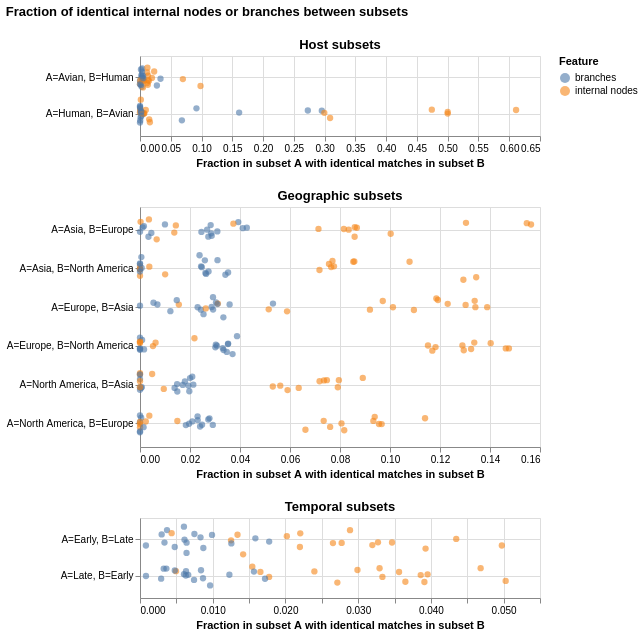

This figure's notebook cell:
### Markdown cell above
## Swarm plots of overlap fractions by subset pair

### Code cell
# Melt so frac_a_shared and frac_b_shared become rows
melted = overlap_df.melt(
    id_vars=['subset_type', 'segment', 'subtype', 'subset_a', 'subset_b', 'feature'],
    value_vars=['frac_a_shared', 'frac_b_shared'],
    var_name='direction',
    value_name='fraction_shared',
)
melted['label'] = melted.apply(
    lambda r: f"A={r['subset_a']}, B={r['subset_b']}"
    if r['direction'] == 'frac_a_shared'
    else f"A={r['subset_b']}, B={r['subset_a']}",
    axis=1,
)

charts = []
for subset_type in overlap_df['subset_type'].unique():
    sub = melted[melted['subset_type'] == subset_type]

    chart = (
        alt.Chart(sub, title=f'{subset_type} subsets')
        .mark_circle(size=40, opacity=0.6)
        .encode(
            x=alt.X('fraction_shared:Q', title='Fraction in subset A with identical matches in subset B'),
            y=alt.Y('label:N', title=None, axis=alt.Axis(grid=True)),
            color=alt.Color('feature:N', title='Feature'),
            tooltip=[
                alt.Tooltip('segment:N'),
                alt.Tooltip('subtype:N'),
                alt.Tooltip('feature:N'),
                alt.Tooltip('fraction_shared:Q', format='.4f'),
                alt.Tooltip('label:N', title='comparison'),
            ],
            yOffset='jitter:Q',
        )
        .transform_calculate(jitter='sqrt(-2*log(random()))*cos(2*PI*random())')
        .properties(width=400, height=40 * sub['label'].nunique())
    )
    charts.append(chart)

swarm_chart = alt.vconcat(
    *charts,
    title=alt.TitleParams(
        text='Fraction of identical internal nodes or branches between subsets',
        offset=20,
    ),
).resolve_scale(color='shared')

swarm_chart.save('../results/figures/subset_pcp_overlap_swarm.png', ppi=300)
swarm_chart

### Figure 1 — Vega-Lite specification as saved in the notebook (floating-point values rounded to 4 significant figures; data arrays with more than 128 entries replaced by an {"elided": "..."} marker saying what was removed)
{"config": {"view": {"continuousWidth": 300, "continuousHeight": 300}}, "vconcat": [{"data": {"name": "data-17ba1f5417e531232cea80fd39d34f0f"}, "mark": {"type": "circle", "opacity": 0.6, "size": 40}, "encoding": {"color": {"field": "feature", "title": "Feature", "type": "nominal"}, "tooltip": [{"field": "segment", "type": "nominal"}, {"field": "subtype", "type": "nominal"}, {"field": "feature", "type": "nominal"}, {"field": "fraction_shared", "format": ".4f", "type": "quantitative"}, {"field": "label", "title": "comparison", "type": "nominal"}], "x": {"field": "fraction_shared", "title": "Fraction in subset A with identical matches in subset B", "type": "quantitative"}, "y": {"axis": {"grid": true}, "field": "label", "title": null, "type": "nominal"}, "yOffset": {"field": "jitter", "type": "quantitative"}}, "height": 80, "title": "Host subsets", "transform": [{"calculate": "sqrt(-2*log(random()))*cos(2*PI*random())", "as": "jitter"}], "width": 400}, {"data": {"name": "data-fd551b4482b4e8acd388629b7cc9372b"}, "mark": {"type": "circle", "opacity": 0.6, "size": 40}, "encoding": {"color": {"field": "feature", "title": "Feature", "type": "nominal"}, "tooltip": [{"field": "segment", "type": "nominal"}, {"field": "subtype", "type": "nominal"}, {"field": "feature", "type": "nominal"}, {"field": "fraction_shared", "format": ".4f", "type": "quantitative"}, {"field": "label", "title": "comparison", "type": "nominal"}], "x": {"field": "fraction_shared", "title": "Fraction in subset A with identical matches in subset B", "type": "quantitative"}, "y": {"axis": {"grid": true}, "field": "label", "title": null, "type": "nominal"}, "yOffset": {"field": "jitter", "type": "quantitative"}}, "height": 240, "title": "Geographic subsets", "transform": [{"calculate": "sqrt(-2*log(random()))*cos(2*PI*random())", "as": "jitter"}], "width": 400}, {"data": {"name": "data-25f6120082dac214aadf8d64076bc9c3"}, "mark": {"type": "circle", "opacity": 0.6, "size": 40}, "encoding": {"color": {"field": "feature", "title": "Feature", "type": "nominal"}, "tooltip": [{"field": "segment", "type": "nominal"}, {"field": "subtype", "type": "nominal"}, {"field": "feature", "type": "nominal"}, {"field": "fraction_shared", "format": ".4f", "type": "quantitative"}, {"field": "label", "title": "comparison", "type": "nominal"}], "x": {"field": "fraction_shared", "title": "Fraction in subset A with identical matches in subset B", "type": "quantitative"}, "y": {"axis": {"grid": true}, "field": "label", "title": null, "type": "nominal"}, "yOffset": {"field": "jitter", "type": "quantitative"}}, "height": 80, "title": "Temporal subsets", "transform": [{"calculate": "sqrt(-2*log(random()))*cos(2*PI*random())", "as": "jitter"}], "width": 400}], "resolve": {"scale": {"color": "shared"}}, "title": {"text": "Fraction of identical internal nodes or branches between subsets", "offset": 20}, "$schema": "https://vega.github.io/schema/vega-lite/v6.1.0.json", "datasets": {"data-17ba1f5417e531232cea80fd39d34f0f": [{"subset_type": "Host", "segment": "PB2", "subtype": "all", "subset_a": "Human", "subset_b": "Avian", "feature": "internal nodes", "direction": "frac_a_shared", "fraction_shared": 0.005313, "label": "A=Human, B=Avian"}, {"subset_type": "Host", "segment": "PB2", "subtype": "all", "subset_a": "Human", "subset_b": "Avian", "feature": "branches", "direction": "frac_a_shared", "fraction_shared": 0.001036, "label": "A=Human, B=Avian"}, {"subset_type": "Host", "segment": "PB1", "subtype": "all", "subset_a": "Human", "subset_b": "Avian", "feature": "internal nodes", "direction": "frac_a_shared", "fraction_shared": 0.007008, "label": "A=Human, B=Avian"}, {"subset_type": "Host", "segment": "PB1", "subtype": "all", "subset_a": "Human", "subset_b": "Avian", "feature": "branches", "direction": "frac_a_shared", "fraction_shared": 0.001302, "label": "A=Human, B=Avian"}, {"subset_type": "Host", "segment": "PA", "subtype": "all", "subset_a": "Human", "subset_b": "Avian", "feature": "internal nodes", "direction": "frac_a_shared", "fraction_shared": 0.006205, "label": "A=Human, B=Avian"}, {"subset_type": "Host", "segment": "PA", "subtype": "all", "subset_a": "Human", "subset_b": "Avian", "feature": "branches", "direction": "frac_a_shared", "fraction_shared": 0.00095, "label": "A=Human, B=Avian"}, {"subset_type": "Host", "segment": "HA", "subtype": "H1", "subset_a": "Human", "subset_b": "Avian", "feature": "internal nodes", "direction": "frac_a_shared", "fraction_shared": 0.0002695, "label": "A=Human, B=Avian"}, {"subset_type": "Host", "segment": "HA", "subtype": "H1", "subset_a": "Human", "subset_b": "Avian", "feature": "branches", "direction": "frac_a_shared", "fraction_shared": 2.478e-05, "label": "A=Human, B=Avian"}, {"subset_type": "Host", "segment": "HA", "subtype": "H3", "subset_a": "Human", "subset_b": "Avian", "feature": "internal nodes", "direction": "frac_a_shared", "fraction_shared": 0.0, "label": "A=Human, B=Avian"}, {"subset_type": "Host", "segment": "HA", "subtype": "H3", "subset_a": "Human", "subset_b": "Avian", "feature": "branches", "direction": "frac_a_shared", "fraction_shared": 0.0, "label": "A=Human, B=Avian"}, {"subset_type": "Host", "segment": "HA", "subtype": "H5", "subset_a": "Human", "subset_b": "Avian", "feature": "internal nodes", "direction": "frac_a_shared", "fraction_shared": 0.4742, "label": "A=Human, B=Avian"}, {"subset_type": "Host", "segment": "HA", "subtype": "H5", "subset_a": "Human", "subset_b": "Avian", "feature": "branches", "direction": "frac_a_shared", "fraction_shared": 0.1611, "label": "A=Human, B=Avian"}, {"subset_type": "Host", "segment": "HA", "subtype": "H7", "subset_a": "Human", "subset_b": "Avian", "feature": "internal nodes", "direction": "frac_a_shared", "fraction_shared": 0.3089, "label": "A=Human, B=Avian"}, {"subset_type": "Host", "segment": "HA", "subtype": "H7", "subset_a": "Human", "subset_b": "Avian", "feature": "branches", "direction": "frac_a_shared", "fraction_shared": 0.09173, "label": "A=Human, B=Avian"}, {"subset_type": "Host", "segment": "HA", "subtype": "H9", "subset_a": "Human", "subset_b": "Avian", "feature": "internal nodes", "direction": "frac_a_shared", "fraction_shared": 0.6111, "label": "A=Human, B=Avian"}, {"subset_type": "Host", "segment": "HA", "subtype": "H9", "subset_a": "Human", "subset_b": "Avian", "feature": "branches", "direction": "frac_a_shared", "fraction_shared": 0.2955, "label": "A=Human, B=Avian"}, {"subset_type": "Host", "segment": "NP", "subtype": "all", "subset_a": "Human", "subset_b": "Avian", "feature": "internal nodes", "direction": "frac_a_shared", "fraction_shared": 0.009382, "label": "A=Human, B=Avian"}, {"subset_type": "Host", "segment": "NP", "subtype": "all", "subset_a": "Human", "subset_b": "Avian", "feature": "branches", "direction": "frac_a_shared", "fraction_shared": 0.001354, "label": "A=Human, B=Avian"}, {"subset_type": "Host", "segment": "NA", "subtype": "N1", "subset_a": "Human", "subset_b": "Avian", "feature": "internal nodes", "direction": "frac_a_shared", "fraction_shared": 0.003971, "label": "A=Human, B=Avian"}, {"subset_type": "Host", "segment": "NA", "subtype": "N1", "subset_a": "Human", "subset_b": "Avian", "feature": "branches", "direction": "frac_a_shared", "fraction_shared": 0.0003846, "label": "A=Human, B=Avian"}, {"subset_type": "Host", "segment": "NA", "subtype": "N2", "subset_a": "Human", "subset_b": "Avian", "feature": "internal nodes", "direction": "frac_a_shared", "fraction_shared": 0.001355, "label": "A=Human, B=Avian"}, {"subset_type": "Host", "segment": "NA", "subtype": "N2", "subset_a": "Human", "subset_b": "Avian", "feature": "branches", "direction": "frac_a_shared", "fraction_shared": 0.0002747, "label": "A=Human, B=Avian"}, {"subset_type": "Host", "segment": "NA", "subtype": "N6", "subset_a": "Human", "subset_b": "Avian", "feature": "internal nodes", "direction": "frac_a_shared", "fraction_shared": 0.5, "label": "A=Human, B=Avian"}, {"subset_type": "Host", "segment": "NA", "subtype": "N6", "subset_a": "Human", "subset_b": "Avian", "feature": "branches", "direction": "frac_a_shared", "fraction_shared": 0.2727, "label": "A=Human, B=Avian"}, {"subset_type": "Host", "segment": "NA", "subtype": "N8", "subset_a": "Human", "subset_b": "Avian", "feature": "internal nodes", "direction": "frac_a_shared", "fraction_shared": 0.5, "label": "A=Human, B=Avian"}, {"subset_type": "Host", "segment": "NA", "subtype": "N8", "subset_a": "Human", "subset_b": "Avian", "feature": "branches", "direction": "frac_a_shared", "fraction_shared": 0.0, "label": "A=Human, B=Avian"}, {"subset_type": "Host", "segment": "NA", "subtype": "N9", "subset_a": "Human", "subset_b": "Avian", "feature": "internal nodes", "direction": "frac_a_shared", "fraction_shared": 0.2995, "label": "A=Human, B=Avian"}, {"subset_type": "Host", "segment": "NA", "subtype": "N9", "subset_a": "Human", "subset_b": "Avian", "feature": "branches", "direction": "frac_a_shared", "fraction_shared": 0.06807, "label": "A=Human, B=Avian"}, {"subset_type": "Host", "segment": "MP", "subtype": "all", "subset_a": "Human", "subset_b": "Avian", "feature": "internal nodes", "direction": "frac_a_shared", "fraction_shared": 0.01498, "label": "A=Human, B=Avian"}, {"subset_type": "Host", "segment": "MP", "subtype": "all", "subset_a": "Human", "subset_b": "Avian", "feature": "branches", "direction": "frac_a_shared", "fraction_shared": 0.002248, "label": "A=Human, B=Avian"}, {"subset_type": "Host", "segment": "NS", "subtype": "all", "subset_a": "Human", "subset_b": "Avian", "feature": "internal nodes", "direction": "frac_a_shared", "fraction_shared": 0.01606, "label": "A=Human, B=Avian"}, {"subset_type": "Host", "segment": "NS", "subtype": "all", "subset_a": "Human", "subset_b": "Avian", "feature": "branches", "direction": "frac_a_shared", "fraction_shared": 0.002235, "label": "A=Human, B=Avian"}, {"subset_type": "Host", "segment": "PB2", "subtype": "all", "subset_a": "Human", "subset_b": "Avian", "feature": "internal nodes", "direction": "frac_b_shared", "fraction_shared": 0.0116, "label": "A=Avian, B=Human"}, {"subset_type": "Host", "segment": "PB2", "subtype": "all", "subset_a": "Human", "subset_b": "Avian", "feature": "branches", "direction": "frac_b_shared", "fraction_shared": 0.003854, "label": "A=Avian, B=Human"}, {"subset_type": "Host", "segment": "PB1", "subtype": "all", "subset_a": "Human", "subset_b": "Avian", "feature": "internal nodes", "direction": "frac_b_shared", "fraction_shared": 0.01171, "label": "A=Avian, B=Human"}, {"subset_type": "Host", "segment": "PB1", "subtype": "all", "subset_a": "Human", "subset_b": "Avian", "feature": "branches", "direction": "frac_b_shared", "fraction_shared": 0.003658, "label": "A=Avian, B=Human"}, {"subset_type": "Host", "segment": "PA", "subtype": "all", "subset_a": "Human", "subset_b": "Avian", "feature": "internal nodes", "direction": "frac_b_shared", "fraction_shared": 0.01268, "label": "A=Avian, B=Human"}, {"subset_type": "Host", "segment": "PA", "subtype": "all", "subset_a": "Human", "subset_b": "Avian", "feature": "branches", "direction": "frac_b_shared", "fraction_shared": 0.003379, "label": "A=Avian, B=Human"}, {"subset_type": "Host", "segment": "HA", "subtype": "H1", "subset_a": "Human", "subset_b": "Avian", "feature": "internal nodes", "direction": "frac_b_shared", "fraction_shared": 0.01302, "label": "A=Avian, B=Human"}, {"subset_type": "Host", "segment": "HA", "subtype": "H1", "subset_a": "Human", "subset_b": "Avian", "feature": "branches", "direction": "frac_b_shared", "fraction_shared": 0.002558, "label": "A=Avian, B=Human"}, {"subset_type": "Host", "segment": "HA", "subtype": "H3", "subset_a": "Human", "subset_b": "Avian", "feature": "internal nodes", "direction": "frac_b_shared", "fraction_shared": 0.0, "label": "A=Avian, B=Human"}, {"subset_type": "Host", "segment": "HA", "subtype": "H3", "subset_a": "Human", "subset_b": "Avian", "feature": "branches", "direction": "frac_b_shared", "fraction_shared": 0.0, "label": "A=Avian, B=Human"}, {"subset_type": "Host", "segment": "HA", "subtype": "H5", "subset_a": "Human", "subset_b": "Avian", "feature": "internal nodes", "direction": "frac_b_shared", "fraction_shared": 0.01206, "label": "A=Avian, B=Human"}, {"subset_type": "Host", "segment": "HA", "subtype": "H5", "subset_a": "Human", "subset_b": "Avian", "feature": "branches", "direction": "frac_b_shared", "fraction_shared": 0.002652, "label": "A=Avian, B=Human"}, {"subset_type": "Host", "segment": "HA", "subtype": "H7", "subset_a": "Human", "subset_b": "Avian", "feature": "internal nodes", "direction": "frac_b_shared", "fraction_shared": 0.06969, "label": "A=Avian, B=Human"}, {"subset_type": "Host", "segment": "HA", "subtype": "H7", "subset_a": "Human", "subset_b": "Avian", "feature": "branches", "direction": "frac_b_shared", "fraction_shared": 0.02744, "label": "A=Avian, B=Human"}, {"subset_type": "Host", "segment": "HA", "subtype": "H9", "subset_a": "Human", "subset_b": "Avian", "feature": "internal nodes", "direction": "frac_b_shared", "fraction_shared": 0.004861, "label": "A=Avian, B=Human"}, {"subset_type": "Host", "segment": "HA", "subtype": "H9", "subset_a": "Human", "subset_b": "Avian", "feature": "branches", "direction": "frac_b_shared", "fraction_shared": 0.001615, "label": "A=Avian, B=Human"}, {"subset_type": "Host", "segment": "NP", "subtype": "all", "subset_a": "Human", "subset_b": "Avian", "feature": "internal nodes", "direction": "frac_b_shared", "fraction_shared": 0.01465, "label": "A=Avian, B=Human"}, {"subset_type": "Host", "segment": "NP", "subtype": "all", "subset_a": "Human", "subset_b": "Avian", "feature": "branches", "direction": "frac_b_shared", "fraction_shared": 0.0037, "label": "A=Avian, B=Human"}, {"subset_type": "Host", "segment": "NA", "subtype": "N1", "subset_a": "Human", "subset_b": "Avian", "feature": "internal nodes", "direction": "frac_b_shared", "fraction_shared": 0.01296, "label": "A=Avian, B=Human"}, {"subset_type": "Host", "segment": "NA", "subtype": "N1", "subset_a": "Human", "subset_b": "Avian", "feature": "branches", "direction": "frac_b_shared", "fraction_shared": 0.001733, "label": "A=Avian, B=Human"}, {"subset_type": "Host", "segment": "NA", "subtype": "N2", "subset_a": "Human", "subset_b": "Avian", "feature": "internal nodes", "direction": "frac_b_shared", "fraction_shared": 0.005733, "label": "A=Avian, B=Human"}, {"subset_type": "Host", "segment": "NA", "subtype": "N2", "subset_a": "Human", "subset_b": "Avian", "feature": "branches", "direction": "frac_b_shared", "fraction_shared": 0.002532, "label": "A=Avian, B=Human"}, {"subset_type": "Host", "segment": "NA", "subtype": "N6", "subset_a": "Human", "subset_b": "Avian", "feature": "internal nodes", "direction": "frac_b_shared", "fraction_shared": 0.006433, "label": "A=Avian, B=Human"}, {"subset_type": "Host", "segment": "NA", "subtype": "N6", "subset_a": "Human", "subset_b": "Avian", "feature": "branches", "direction": "frac_b_shared", "fraction_shared": 0.002778, "label": "A=Avian, B=Human"}, {"subset_type": "Host", "segment": "NA", "subtype": "N8", "subset_a": "Human", "subset_b": "Avian", "feature": "internal nodes", "direction": "frac_b_shared", "fraction_shared": 0.0005724, "label": "A=Avian, B=Human"}, {"subset_type": "Host", "segment": "NA", "subtype": "N8", "subset_a": "Human", "subset_b": "Avian", "feature": "branches", "direction": "frac_b_shared", "fraction_shared": 0.0, "label": "A=Avian, B=Human"}, {"subset_type": "Host", "segment": "NA", "subtype": "N9", "subset_a": "Human", "subset_b": "Avian", "feature": "internal nodes", "direction": "frac_b_shared", "fraction_shared": 0.09834, "label": "A=Avian, B=Human"}, {"subset_type": "Host", "segment": "NA", "subtype": "N9", "subset_a": "Human", "subset_b": "Avian", "feature": "branches", "direction": "frac_b_shared", "fraction_shared": 0.03333, "label": "A=Avian, B=Human"}, {"subset_type": "Host", "segment": "MP", "subtype": "all", "subset_a": "Human", "subset_b": "Avian", "feature": "internal nodes", "direction": "frac_b_shared", "fraction_shared": 0.01943, "label": "A=Avian, B=Human"}, {"subset_type": "Host", "segment": "MP", "subtype": "all", "subset_a": "Human", "subset_b": "Avian", "feature": "branches", "direction": "frac_b_shared", "fraction_shared": 0.004992, "label": "A=Avian, B=Human"}, {"subset_type": "Host", "segment": "NS", "subtype": "all", "subset_a": "Human", "subset_b": "Avian", "feature": "internal nodes", "direction": "frac_b_shared", "fraction_shared": 0.02302, "label": "A=Avian, B=Human"}, {"subset_type": "Host", "segment": "NS", "subtype": "all", "subset_a": "Human", "subset_b": "Avian", "feature": "branches", "direction": "frac_b_shared", "fraction_shared": 0.005262, "label": "A=Avian, B=Human"}], "data-fd551b4482b4e8acd388629b7cc9372b": {"elided": "192 records"}, "data-25f6120082dac214aadf8d64076bc9c3": [{"subset_type": "Temporal", "segment": "PB2", "subtype": "all", "subset_a": "Early", "subset_b": "Late", "feature": "internal nodes", "direction": "frac_a_shared", "fraction_shared": 0.01341, "label": "A=Early, B=Late"}, {"subset_type": "Temporal", "segment": "PB2", "subtype": "all", "subset_a": "Early", "subset_b": "Late", "feature": "branches", "direction": "frac_a_shared", "fraction_shared": 0.003367, "label": "A=Early, B=Late"}, {"subset_type": "Temporal", "segment": "PB1", "subtype": "all", "subset_a": "Early", "subset_b": "Late", "feature": "internal nodes", "direction": "frac_a_shared", "fraction_shared": 0.01252, "label": "A=Early, B=Late"}, {"subset_type": "Temporal", "segment": "PB1", "subtype": "all", "subset_a": "Early", "subset_b": "Late", "feature": "branches", "direction": "frac_a_shared", "fraction_shared": 0.002979, "label": "A=Early, B=Late"}, {"subset_type": "Temporal", "segment": "PA", "subtype": "all", "subset_a": "Early", "subset_b": "Late", "feature": "internal nodes", "direction": "frac_a_shared", "fraction_shared": 0.01418, "label": "A=Early, B=Late"}, {"subset_type": "Temporal", "segment": "PA", "subtype": "all", "subset_a": "Early", "subset_b": "Late", "feature": "branches", "direction": "frac_a_shared", "fraction_shared": 0.003714, "label": "A=Early, B=Late"}, {"subset_type": "Temporal", "segment": "HA", "subtype": "H1", "subset_a": "Early", "subset_b": "Late", "feature": "internal nodes", "direction": "frac_a_shared", "fraction_shared": 0.02204, "label": "A=Early, B=Late"}, {"subset_type": "Temporal", "segment": "HA", "subtype": "H1", "subset_a": "Early", "subset_b": "Late", "feature": "branches", "direction": "frac_a_shared", "fraction_shared": 0.006404, "label": "A=Early, B=Late"}, {"subset_type": "Temporal", "segment": "HA", "subtype": "H3", "subset_a": "Early", "subset_b": "Late", "feature": "internal nodes", "direction": "frac_a_shared", "fraction_shared": 0.004349, "label": "A=Early, B=Late"}, {"subset_type": "Temporal", "segment": "HA", "subtype": "H3", "subset_a": "Early", "subset_b": "Late", "feature": "branches", "direction": "frac_a_shared", "fraction_shared": 0.0008141, "label": "A=Early, B=Late"}, {"subset_type": "Temporal", "segment": "HA", "subtype": "H5", "subset_a": "Early", "subset_b": "Late", "feature": "internal nodes", "direction": "frac_a_shared", "fraction_shared": 0.02773, "label": "A=Early, B=Late"}, {"subset_type": "Temporal", "segment": "HA", "subtype": "H5", "subset_a": "Early", "subset_b": "Late", "feature": "branches", "direction": "frac_a_shared", "fraction_shared": 0.009901, "label": "A=Early, B=Late"}, {"subset_type": "Temporal", "segment": "HA", "subtype": "H7", "subset_a": "Early", "subset_b": "Late", "feature": "internal nodes", "direction": "frac_a_shared", "fraction_shared": 0.03195, "label": "A=Early, B=Late"}, {"subset_type": "Temporal", "segment": "HA", "subtype": "H7", "subset_a": "Early", "subset_b": "Late", "feature": "branches", "direction": "frac_a_shared", "fraction_shared": 0.008321, "label": "A=Early, B=Late"}, {"subset_type": "Temporal", "segment": "HA", "subtype": "H9", "subset_a": "Early", "subset_b": "Late", "feature": "internal nodes", "direction": "frac_a_shared", "fraction_shared": 0.03927, "label": "A=Early, B=Late"}, {"subset_type": "Temporal", "segment": "HA", "subtype": "H9", "subset_a": "Early", "subset_b": "Late", "feature": "branches", "direction": "frac_a_shared", "fraction_shared": 0.01256, "label": "A=Early, B=Late"}, {"subset_type": "Temporal", "segment": "NP", "subtype": "all", "subset_a": "Early", "subset_b": "Late", "feature": "internal nodes", "direction": "frac_a_shared", "fraction_shared": 0.02199, "label": "A=Early, B=Late"}, {"subset_type": "Temporal", "segment": "NP", "subtype": "all", "subset_a": "Early", "subset_b": "Late", "feature": "branches", "direction": "frac_a_shared", "fraction_shared": 0.006039, "label": "A=Early, B=Late"}, {"subset_type": "Temporal", "segment": "NA", "subtype": "N1", "subset_a": "Early", "subset_b": "Late", "feature": "internal nodes", "direction": "frac_a_shared", "fraction_shared": 0.03272, "label": "A=Early, B=Late"}, {"subset_type": "Temporal", "segment": "NA", "subtype": "N1", "subset_a": "Early", "subset_b": "Late", "feature": "branches", "direction": "frac_a_shared", "fraction_shared": 0.008707, "label": "A=Early, B=Late"}, {"subset_type": "Temporal", "segment": "NA", "subtype": "N2", "subset_a": "Early", "subset_b": "Late", "feature": "internal nodes", "direction": "frac_a_shared", "fraction_shared": 0.02019, "label": "A=Early, B=Late"}, {"subset_type": "Temporal", "segment": "NA", "subtype": "N2", "subset_a": "Early", "subset_b": "Late", "feature": "branches", "direction": "frac_a_shared", "fraction_shared": 0.004774, "label": "A=Early, B=Late"}, {"subset_type": "Temporal", "segment": "NA", "subtype": "N6", "subset_a": "Early", "subset_b": "Late", "feature": "internal nodes", "direction": "frac_a_shared", "fraction_shared": 0.04975, "label": "A=Early, B=Late"}, {"subset_type": "Temporal", "segment": "NA", "subtype": "N6", "subset_a": "Early", "subset_b": "Late", "feature": "branches", "direction": "frac_a_shared", "fraction_shared": 0.01586, "label": "A=Early, B=Late"}, {"subset_type": "Temporal", "segment": "NA", "subtype": "N8", "subset_a": "Early", "subset_b": "Late", "feature": "internal nodes", "direction": "frac_a_shared", "fraction_shared": 0.04348, "label": "A=Early, B=Late"}, {"subset_type": "Temporal", "segment": "NA", "subtype": "N8", "subset_a": "Early", "subset_b": "Late", "feature": "branches", "direction": "frac_a_shared", "fraction_shared": 0.01776, "label": "A=Early, B=Late"}, {"subset_type": "Temporal", "segment": "NA", "subtype": "N9", "subset_a": "Early", "subset_b": "Late", "feature": "internal nodes", "direction": "frac_a_shared", "fraction_shared": 0.03465, "label": "A=Early, B=Late"}, {"subset_type": "Temporal", "segment": "NA", "subtype": "N9", "subset_a": "Early", "subset_b": "Late", "feature": "branches", "direction": "frac_a_shared", "fraction_shared": 0.007479, "label": "A=Early, B=Late"}, {"subset_type": "Temporal", "segment": "MP", "subtype": "all", "subset_a": "Early", "subset_b": "Late", "feature": "internal nodes", "direction": "frac_a_shared", "fraction_shared": 0.02888, "label": "A=Early, B=Late"}, {"subset_type": "Temporal", "segment": "MP", "subtype": "all", "subset_a": "Early", "subset_b": "Late", "feature": "branches", "direction": "frac_a_shared", "fraction_shared": 0.006396, "label": "A=Early, B=Late"}, {"subset_type": "Temporal", "segment": "NS", "subtype": "all", "subset_a": "Early", "subset_b": "Late", "feature": "internal nodes", "direction": "frac_a_shared", "fraction_shared": 0.02653, "label": "A=Early, B=Late"}, {"subset_type": "Temporal", "segment": "NS", "subtype": "all", "subset_a": "Early", "subset_b": "Late", "feature": "branches", "direction": "frac_a_shared", "fraction_shared": 0.00612, "label": "A=Early, B=Late"}, {"subset_type": "Temporal", "segment": "PB2", "subtype": "all", "subset_a": "Early", "subset_b": "Late", "feature": "internal nodes", "direction": "frac_b_shared", "fraction_shared": 0.01656, "label": "A=Late, B=Early"}, {"subset_type": "Temporal", "segment": "PB2", "subtype": "all", "subset_a": "Early", "subset_b": "Late", "feature": "branches", "direction": "frac_b_shared", "fraction_shared": 0.003261, "label": "A=Late, B=Early"}, {"subset_type": "Temporal", "segment": "PB1", "subtype": "all", "subset_a": "Early", "subset_b": "Late", "feature": "internal nodes", "direction": "frac_b_shared", "fraction_shared": 0.01545, "label": "A=Late, B=Early"}, {"subset_type": "Temporal", "segment": "PB1", "subtype": "all", "subset_a": "Early", "subset_b": "Late", "feature": "branches", "direction": "frac_b_shared", "fraction_shared": 0.002909, "label": "A=Late, B=Early"}, {"subset_type": "Temporal", "segment": "PA", "subtype": "all", "subset_a": "Early", "subset_b": "Late", "feature": "internal nodes", "direction": "frac_b_shared", "fraction_shared": 0.01775, "label": "A=Late, B=Early"}, {"subset_type": "Temporal", "segment": "PA", "subtype": "all", "subset_a": "Early", "subset_b": "Late", "feature": "branches", "direction": "frac_b_shared", "fraction_shared": 0.003629, "label": "A=Late, B=Early"}, {"subset_type": "Temporal", "segment": "HA", "subtype": "H1", "subset_a": "Early", "subset_b": "Late", "feature": "internal nodes", "direction": "frac_b_shared", "fraction_shared": 0.02714, "label": "A=Late, B=Early"}, {"subset_type": "Temporal", "segment": "HA", "subtype": "H1", "subset_a": "Early", "subset_b": "Late", "feature": "branches", "direction": "frac_b_shared", "fraction_shared": 0.006329, "label": "A=Late, B=Early"}, {"subset_type": "Temporal", "segment": "HA", "subtype": "H3", "subset_a": "Early", "subset_b": "Late", "feature": "internal nodes", "direction": "frac_b_shared", "fraction_shared": 0.004947, "label": "A=Late, B=Early"}, {"subset_type": "Temporal", "segment": "HA", "subtype": "H3", "subset_a": "Early", "subset_b": "Late", "feature": "branches", "direction": "frac_b_shared", "fraction_shared": 0.0008212, "label": "A=Late, B=Early"}, {"subset_type": "Temporal", "segment": "HA", "subtype": "H5", "subset_a": "Early", "subset_b": "Late", "feature": "internal nodes", "direction": "frac_b_shared", "fraction_shared": 0.03562, "label": "A=Late, B=Early"}, {"subset_type": "Temporal", "segment": "HA", "subtype": "H5", "subset_a": "Early", "subset_b": "Late", "feature": "branches", "direction": "frac_b_shared", "fraction_shared": 0.009642, "label": "A=Late, B=Early"}, {"subset_type": "Temporal", "segment": "HA", "subtype": "H7", "subset_a": "Early", "subset_b": "Late", "feature": "internal nodes", "direction": "frac_b_shared", "fraction_shared": 0.03333, "label": "A=Late, B=Early"}, {"subset_type": "Temporal", "segment": "HA", "subtype": "H7", "subset_a": "Early", "subset_b": "Late", "feature": "branches", "direction": "frac_b_shared", "fraction_shared": 0.008391, "label": "A=Late, B=Early"}, {"subset_type": "Temporal", "segment": "HA", "subtype": "H9", "subset_a": "Early", "subset_b": "Late", "feature": "internal nodes", "direction": "frac_b_shared", "fraction_shared": 0.0386, "label": "A=Late, B=Early"}, {"subset_type": "Temporal", "segment": "HA", "subtype": "H9", "subset_a": "Early", "subset_b": "Late", "feature": "branches", "direction": "frac_b_shared", "fraction_shared": 0.01229, "label": "A=Late, B=Early"}, {"subset_type": "Temporal", "segment": "NP", "subtype": "all", "subset_a": "Early", "subset_b": "Late", "feature": "internal nodes", "direction": "frac_b_shared", "fraction_shared": 0.0299, "label": "A=Late, B=Early"}, {"subset_type": "Temporal", "segment": "NP", "subtype": "all", "subset_a": "Early", "subset_b": "Late", "feature": "branches", "direction": "frac_b_shared", "fraction_shared": 0.006052, "label": "A=Late, B=Early"}, {"subset_type": "Temporal", "segment": "NA", "subtype": "N1", "subset_a": "Early", "subset_b": "Late", "feature": "internal nodes", "direction": "frac_b_shared", "fraction_shared": 0.03954, "label": "A=Late, B=Early"}, {"subset_type": "Temporal", "segment": "NA", "subtype": "N1", "subset_a": "Early", "subset_b": "Late", "feature": "branches", "direction": "frac_b_shared", "fraction_shared": 0.008663, "label": "A=Late, B=Early"}, {"subset_type": "Temporal", "segment": "NA", "subtype": "N2", "subset_a": "Early", "subset_b": "Late", "feature": "internal nodes", "direction": "frac_b_shared", "fraction_shared": 0.02398, "label": "A=Late, B=Early"}, {"subset_type": "Temporal", "segment": "NA", "subtype": "N2", "subset_a": "Early", "subset_b": "Late", "feature": "branches", "direction": "frac_b_shared", "fraction_shared": 0.004781, "label": "A=Late, B=Early"}, {"subset_type": "Temporal", "segment": "NA", "subtype": "N6", "subset_a": "Early", "subset_b": "Late", "feature": "internal nodes", "direction": "frac_b_shared", "fraction_shared": 0.04684, "label": "A=Late, B=Early"}, {"subset_type": "Temporal", "segment": "NA", "subtype": "N6", "subset_a": "Early", "subset_b": "Late", "feature": "branches", "direction": "frac_b_shared", "fraction_shared": 0.01567, "label": "A=Late, B=Early"}, {"subset_type": "Temporal", "segment": "NA", "subtype": "N8", "subset_a": "Early", "subset_b": "Late", "feature": "internal nodes", "direction": "frac_b_shared", "fraction_shared": 0.05028, "label": "A=Late, B=Early"}, {"subset_type": "Temporal", "segment": "NA", "subtype": "N8", "subset_a": "Early", "subset_b": "Late", "feature": "branches", "direction": "frac_b_shared", "fraction_shared": 0.01719, "label": "A=Late, B=Early"}, {"subset_type": "Temporal", "segment": "NA", "subtype": "N9", "subset_a": "Early", "subset_b": "Late", "feature": "internal nodes", "direction": "frac_b_shared", "fraction_shared": 0.03294, "label": "A=Late, B=Early"}, {"subset_type": "Temporal", "segment": "NA", "subtype": "N9", "subset_a": "Early", "subset_b": "Late", "feature": "branches", "direction": "frac_b_shared", "fraction_shared": 0.007431, "label": "A=Late, B=Early"}, {"subset_type": "Temporal", "segment": "MP", "subtype": "all", "subset_a": "Early", "subset_b": "Late", "feature": "internal nodes", "direction": "frac_b_shared", "fraction_shared": 0.03911, "label": "A=Late, B=Early"}, {"subset_type": "Temporal", "segment": "MP", "subtype": "all", "subset_a": "Early", "subset_b": "Late", "feature": "branches", "direction": "frac_b_shared", "fraction_shared": 0.006633, "label": "A=Late, B=Early"}, {"subset_type": "Temporal", "segment": "NS", "subtype": "all", "subset_a": "Early", "subset_b": "Late", "feature": "internal nodes", "direction": "frac_b_shared", "fraction_shared": 0.03649, "label": "A=Late, B=Early"}, {"subset_type": "Temporal", "segment": "NS", "subtype": "all", "subset_a": "Early", "subset_b": "Late", "feature": "branches", "direction": "frac_b_shared", "fraction_shared": 0.006303, "label": "A=Late, B=Early"}]}}
